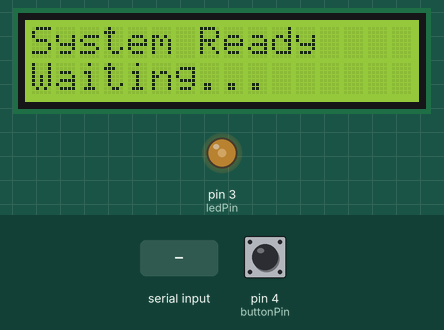
Recording of a sketch running on a simulated Arduino Uno, built with avr-gcc and run on an emulated ATmega328P. On the bench: 16×2 character LCD, output pins drawn as LEDs (lit = HIGH). The inputs (shaded band) are chosen by the test bench; at power-on: pin 4 (buttonPin) HIGH. What the sketch prints to the serial monitor is not drawn.

Above: at 1.2 s.
1.3 s: pin 4 (buttonPin) pulled LOW for 0.15 s
At 2.5 s:
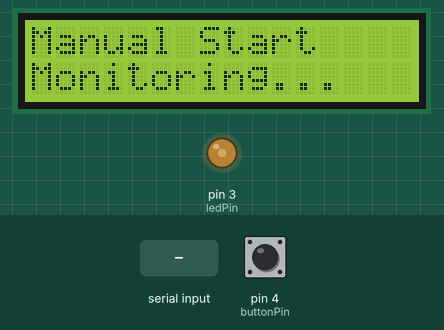
2.9 s: "start\n" received over Serial
At 4.3 s:
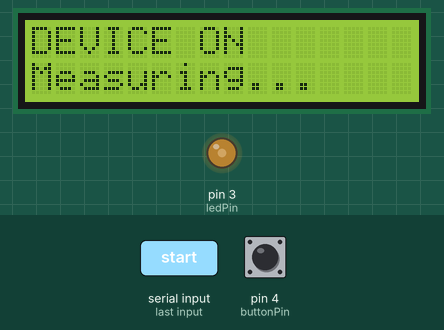
4.6 s: "OFF\n" received over Serial
At 6.0 s:
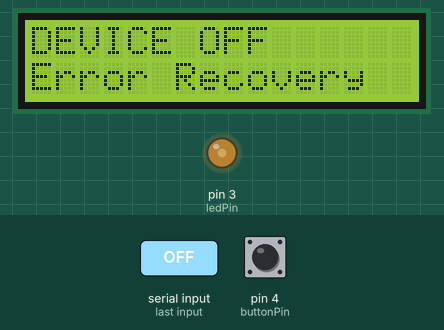
6.3 s: "done\n" received over Serial
At 7.0 s:
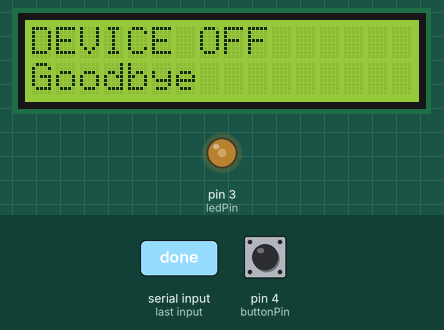
8.0 s: "RESULT:\n" received over Serial
At 9.2 s:
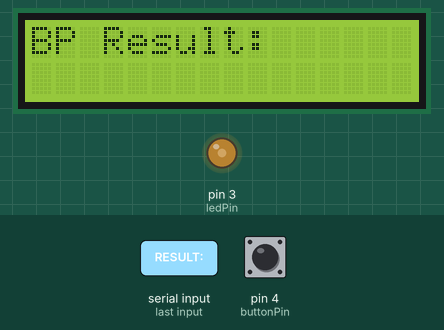
9.5 s: "INFLATING:\n" received over Serial
At 10.6 s:
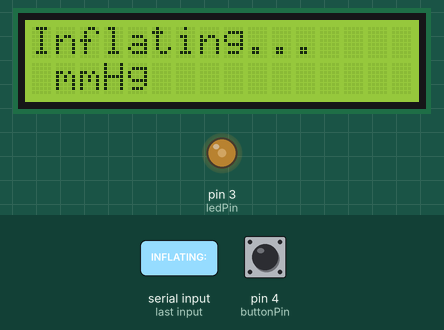
Timing chart, 0 to 12.0 s (numbered marks = the images above; inputs shaded):
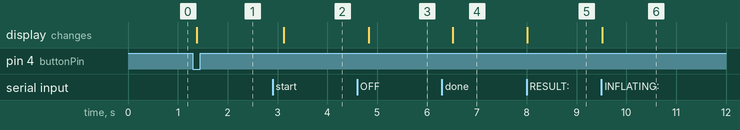

The sketch:

bp_sensor.ino
```cpp
#include <Wire.h>
#include <LiquidCrystal_I2C.h>

// LCD (change address if needed)
LiquidCrystal_I2C lcd(0x27, 16, 2);

// Pins
const int buttonPin = 4;
const int ledPin = 3;

// Variables
String command = "";
int ledBrightness = 100;   // Adjust brightness here (0–255)

void setup() {
  // Serial
  Serial.begin(115200);
  Serial.println("Ready!");
  Serial.println("Type 'start' to turn device ON");
  Serial.println("Type 'done' to turn device OFF");

  // Pins
  pinMode(buttonPin, INPUT);   // High impedance (button released)
  pinMode(ledPin, OUTPUT);

  // LED ON with set brightness
  analogWrite(ledPin, ledBrightness);

  // LCD init
  lcd.init();
  lcd.backlight();
  lcd.clear(); // Clear any existing text
  lcd.setCursor(0, 0);
  lcd.print("System Ready");
  lcd.setCursor(0, 1);
  lcd.print("Waiting...");
}

void loop() {
  // 1. Check for Serial Commands from PC (Python)
  if (Serial.available() > 0) {
    command = Serial.readStringUntil('\n');
    command.trim();

    if (command.equalsIgnoreCase("start")) {
      simulateButtonTap();
      showStatus("DEVICE ON", "Measuring...");
      Serial.println("Button pressed - Device turning ON...");
    }
    else if (command.equalsIgnoreCase("OFF")) {
      // Explicit OFF command - tap button to turn device off
      simulateButtonTap();
      showStatus("DEVICE OFF", "Error Recovery");
      Serial.println("OFF command - Device turning OFF...");
    }
    else if (command.equalsIgnoreCase("done")) {
      simulateButtonTap();
      showStatus("DEVICE OFF", "Goodbye");
      Serial.println("Button pressed - Device turning OFF...");
    }
    else if (command.startsWith("RESULT:")) {
      String res = command.substring(7); // Remove "RESULT:"
      showStatus("BP Result:", res.c_str());
    }
    else if (command.startsWith("INFLATING:")) {
      String val = command.substring(10);
      showStatus("Inflating...", (val + " mmHg").c_str());
    }
    else if (command.startsWith("DEFLATING:")) {
      String val = command.substring(10);
      showStatus("Deflating...", (val + " mmHg").c_str());
    }
    else if (command.startsWith("STATUS:")) {
       String stat = command.substring(7);
       showStatus("Status:", stat.c_str());
    }
    else if (command.startsWith("ERROR")) {
       showStatus("Error Detected", "Press Btn Again");
    }
    else if (command.equalsIgnoreCase("LCD_IDLE")) {
       showStatus("System Ready", "Waiting...");
    }
    else if (command.equalsIgnoreCase("LCD_BP_READY")) {
       showStatus("Blood Pressure", "Ready...");
    }
  }

  // 2. Monitor Physical Button (Active LOW)
  // If the user presses the physical button on the BP monitor, this pin goes LOW.
  // We report this to the PC so the UI knows a measurement has started manually.
  // Note: We only check if we are in INPUT mode (High Impedance) to avoid reading our own output.
  // (pinMode is set to INPUT in setup and after simulateButtonTap)
  if (digitalRead(buttonPin) == LOW) {
     delay(50); // Debounce
     if (digitalRead(buttonPin) == LOW) {
        Serial.println("MANUAL_START");
        showStatus("Manual Start", "Monitoring...");

        // Wait until button is released to prevent spamming
        while(digitalRead(buttonPin) == LOW) { delay(10); }
        delay(100);
     }
  }
}

void simulateButtonTap() {
  pinMode(buttonPin, OUTPUT);
  digitalWrite(buttonPin, LOW);   // Press to simulate grounded button press
  delay(100);

  pinMode(buttonPin, INPUT);      // Release into High Impedance
  delay(100);
}

void showStatus(const char* line1, const char* line2) {
  lcd.clear();
  lcd.setCursor(0, 0);
  lcd.print(line1);
  lcd.setCursor(0, 1);
  lcd.print(line2);
}
```

Measured:
- after the input at 1.3 s, the display: changes after 0.08 s (image 1)
- after the input at 2.9 s, the display: changes after 0.22 s (image 2)
- after the input at 4.6 s, the display: changes after 0.23 s (image 3)
- after the input at 6.3 s, the display: changes after 0.22 s (image 4)
- after the input at 8.0 s, the display: changes at once (image 5)
- after the input at 9.5 s, the display: changes at once (image 6)
